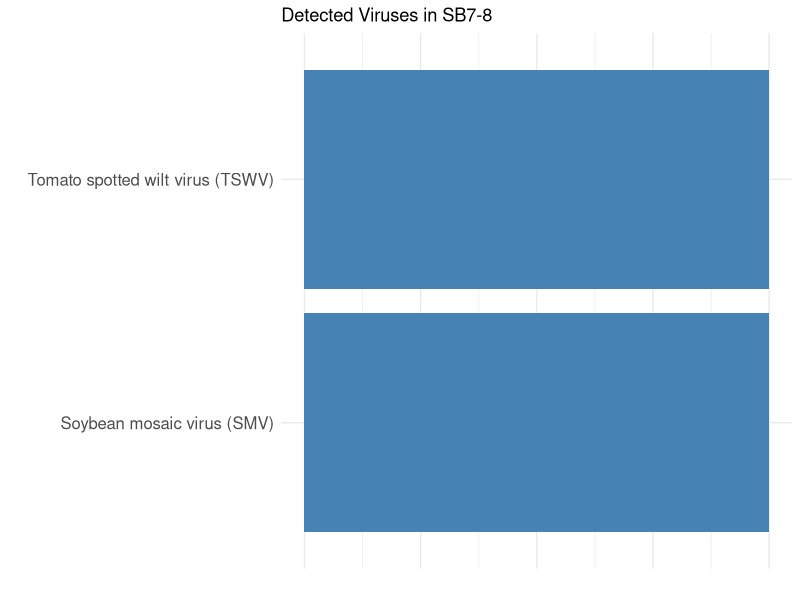

Source code (R):
## ---- chunk 1
#Raw Sequence Reads > Trimmomatic > Fastqc > Kraken2 > Trinity > BLASTn database > PCR > gel electrophoresis = Identified and Validated Viruses
## ---- chunk 2
#Raw sequence reads were the beginning input for my work in this project. They were sequenced from RNA samples of soybean tissue by Illumina short-read sequencing at North Carolina State University. 
## ---- chunk 3
library(knitr)

trimmomatic_params <- data.frame(
  `Input parameter` = c(
    "Single ended or Paired Ended?",
    "Input FASTQ file (R1/first of pair)",
    "Input FASTQ file (R2/second of pair)",
    "Perform initial Illuminaclip step?",
    "Select adapter sequence or provide custom?",
    "Adapter Sequence to use?",
    "Maximum mismatch count for full match",
    "Palindrome clip threshold",
    "Simple clip threshold",
    "Minimum adapter length (palindrome mode)",
    "Always keep both reads?",
    "Operation 1",
    "Sliding window size",
    "Sliding window quality threshold",
    "Operation 2",
    "Minimum length of reads to be kept",
    "Quality score encoding",
    "Output trimlog file?",
    "Output trimmomatic log messages?"
  ),
  Value = c(
    "pair_of_files",
    "Soybean7-8_R1.fastq.gz",
    "Soybean7-8_R2.fastq.gz",
    "true",
    "standard",
    "TruSeq3 (paired-ended, MiSeq/HiSeq)",
    "2",
    "30",
    "15",
    "8",
    "true",
    "SLIDINGWINDOW",
    "4",
    "25",
    "MINLEN",
    "35",
    "none selected",
    "false",
    "false"
  )
)

knitr::kable(trimmomatic_params)

#Galaxy Version 0.39+galaxy2
## ---- chunk 4
library(knitr)

fastqc_params <- data.frame(
  `Input parameter` = c(
    "Raw read data from history",
    "Contaminant list",
    "Adapter list",
    "Submodule and limit specific file",
    "Disable grouping of bases for reads >50bp",
    "Lower limit on sequence length shown in report",
    "Length of k-mer to look for"
  ),
  Value = c(
    "Soybean7-8_R1.fastq.gz",
    "N/A",
    "N/A",
    "N/A",
    "false",
    "Not available",
    "7"
  )
)

knitr::kable(fastqc_params)

#Galaxy Version 0.74+galaxy1
## ---- chunk 5
library(knitr)

kraken2_params <- data.frame(
  `Input parameter` = c(
    "Single or paired reads",
    "Input sequences",
    "Print scientific names instead of taxids",
    "Confidence threshold",
    "Minimum base quality",
    "Minimum hit groups",
    "Enable quick operation",
    "Split classified and unclassified outputs",
    "Print report file",
    "Kraken2 database"
  ),
  Value = c(
    "false (single-end, multiple datasets)",
    "Trimmomatic output: Soybean7-8_R1.fastq.gz; Soybean7-8_R2.fastq.gz",
    "false",
    "0",
    "0",
    "2",
    "false",
    "true",
    "false",
    "viral2019-03"
  )
)

knitr::kable(kraken2_params)

#Tool Outputs
library(knitr)

kraken2_outputs <- data.frame(
  `Output parameter` = c(
    "Classified reads",
    "Unclassified reads",
    "Classification report"
  ),
  Value = c(
    "Kraken2 on dataset 12: Classified Reads (R1 and R2, two files)",
    "Kraken2 on dataset 12: Unclassified Reads (R1 and R2, two files)",
    "Kraken2 on dataset 12: Classification"
  )
)

knitr::kable(kraken2_outputs)
#The two datasets of classified reads (R1 and R2) are what will be used moving forward. 

#Galaxy Version 2.17.1+galaxy0
## ---- chunk 6
#Galaxy improperly compresses the files of classified forward and reverse reads, so the reads must be taken out of Galaxy to be properly compressed into gzip format. Here, we do that by downloading the files, uncompressing then compressing them again in the Mac Terminal, and uploading the files back to Galaxy. The following is the MAC TERMINAL CODE to compress the forward and reverse read files, after downloading the files from Galaxy. 

# %cd Desktop
# mvSB7-8Classifiedforwardreads.fastsanger.gz SB7-8Classifiedforwardreads.fastqsanger
# gzipSB7-8Classifiedforwardreads.fastqsanger
#OUTPUT = correctly gzipped forward read file

# mvSB7-8Classifiedreversereads.fastqsanger.gz SB7-8Classifiedreversereads.fastqsanger
# gzipSB7-8Classifiedreversereads.fastqsanger
#OUTPUT = Correctly gzipped reverse read file
## ---- chunk 7
library(knitr)

trinity_params <- data.frame(
  `Input parameter` = c(
    "Are you pooling sequence datasets?",
    "Paired or single-end data?",
    "Left/forward strand reads",
    "Right/reverse strand reads",
    "Strand specific data",
    "Jaccard clip options",
    "Run in silico normalization of reads",
    "Minimum contig length",
    "Use genome-guided mode",
    "Minimum count for K-mers to be assembled"
  ),
  Value = c(
    "true",
    "paired",
    "SB7-8Classifiedforwardreads.fastqsanger.gz",
    "SB7-8Classifiedreversereads.fastqsanger.gz",
    "false",
    "false",
    "true",
    "200",
    "false",
    "1"
  )
)

knitr::kable(trinity_params)

#Galaxy Version 2.15.1+galaxy1
## ---- chunk 8
library(knitr)

blast_params <- data.frame(
  `Input parameter` = c(
    "Query input",
    "BLAST program",
    "Database",
    "Parameter settings",
    "Hit selection criteria",
    "Platform"
  ),
  Value = c(
    "Individual Trinity assembled transcripts pasted manually",
    "blastn",
    "NCBI nucleotide collection (nr/nt)",
    "Default",
    "High percent identity, high query coverage, low E-value",
    "NCBI web interface"
  )
)

knitr::kable(blast_params) 
## ---- chunk 9
#A PCR mix was setup in order amplify the DNA fragment chosen by the primers that were designed. The following is the PCR Mix setup; 

library(knitr)

pcr_mix <- data.frame(
  Component = c(
    "Forward Primer",
    "Reverse Primer",
    "dNTP Mix",
    "Phusion HF Buffer",
    "Phusion Polymerase",
    "Water",
    "cDNA template",
    "Total Volume"
  ),
  `Volume per Reaction` = c(
    "2.5 µL",
    "2.5 µL",
    "1 µL",
    "10 µL",
    "0.5 µL",
    "32.5 µL",
    "1 µL",
    "50 µL"
  ),
  `Volume x4` = c(
    "10 µL",
    "10 µL",
    "4 µL",
    "40 µL",
    "2 µL",
    "130 µL",
    "-",
    "-"
  )
)

knitr::kable(pcr_mix)
## ---- chunk 10
#The thermal cycler is what amplifies the DNA fragment we chose, the following is how we set it up in the BioRad T100 Thermal Cycler machine. 

library(knitr)

t100_program <- data.frame(
  Step = c(
    "1",
    "2",
    "3",
    "4",
    "5",
    "6",
    "7"
  ),
  Temperature = c(
    "98 °C",
    "98 °C",
    "Primer-specific Tm",
    "72 °C",
    "Return to Step 2",
    "72 °C",
    "12 °C"
  ),
  Time = c(
    "30 sec",
    "10 sec",
    "30 sec",
    "Amplicon-dependent",
    "35 cycles",
    "10 min",
    "Hold ∞"
  ),
  Notes = c(
    "Initial denaturation",
    "Denaturation",
    "Annealing",
    "Extension",
    "Cycle Steps 2–4",
    "Final extension",
    "Infinite hold"
  )
)

knitr::kable(t100_program)
## ---- chunk 11
library(knitr)

gel_loading <- data.frame(
  Well = c(
    "Sample well",
    "DNA ladder well"
  ),
  Contents = c(
    "4 µL PCR product + 1 µL loading dye",
    "DNA ladder only"
  ),
  `Total volume loaded` = c(
    "5 µL",
    "5 µL"
  )
)

knitr::kable(gel_loading)
## ---- chunk 12
gel_conditions <- data.frame(
  Parameter = c(
    "Voltage",
    "Run time"
  ),
  Value = c(
    "80 V",
    "45 min"
  )
)

knitr::kable(gel_conditions)
## ---- chunk 13
library(ggplot2)

# Viruses detected in SB7-8
sb7_8_results <- data.frame(
  Virus = c("Soybean mosaic virus (SMV)", "Tomato spotted wilt virus (TSWV)")
)

# Plot
ggplot(sb7_8_results, aes(x = Virus, y = 1)) +
  geom_col(fill = "steelblue") +
  coord_flip() +
  theme_minimal() +
  labs(
    title = "Detected Viruses in SB7-8",
    x = "",
    y = ""
  ) +
  theme(
    axis.text.y = element_text(size = 12),
    axis.text.x = element_blank(),
    axis.ticks = element_blank()
  )
